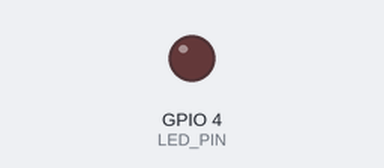
The sketch below on a simulated ESP32. Shown: output pins drawn as LEDs (lit = HIGH).

Above: at 0.05 s.
At 1.2 s:
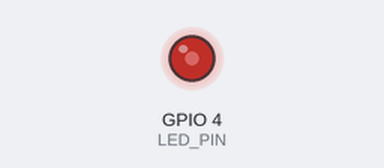
At 2.35 s:
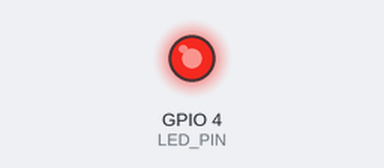
At 4.65 s:
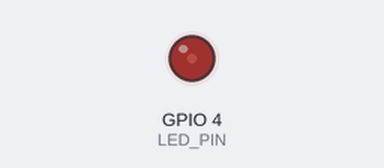
Timing chart, 0 to 6.6 s (numbered marks = the images above):
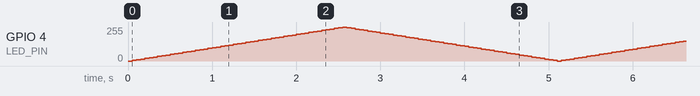

The sketch:

3_Task4.ino
```cpp
#define LED_PIN 4
int brightness = 0;
int fadeAmount = 5;

void setup() {
  pinMode(LED_PIN, OUTPUT);
}

void loop() {
  analogWrite(LED_PIN, brightness);
  brightness += fadeAmount;

  if (brightness <= 0) {
    brightness = 0;
    fadeAmount = -fadeAmount;
  }

  if (brightness >= 255) {
    brightness = 255;
    fadeAmount = -fadeAmount;
  }

  delay(50);
}
```
